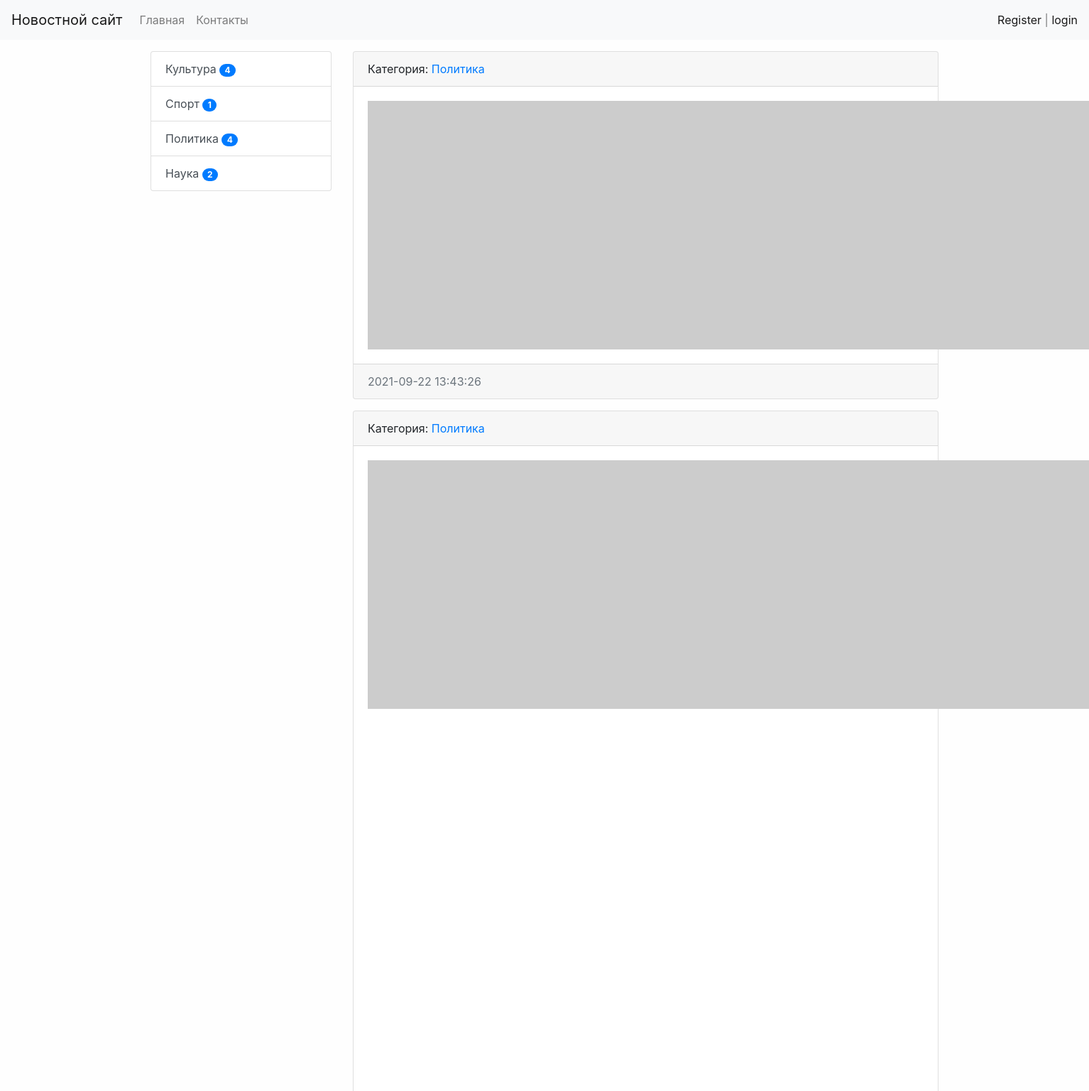
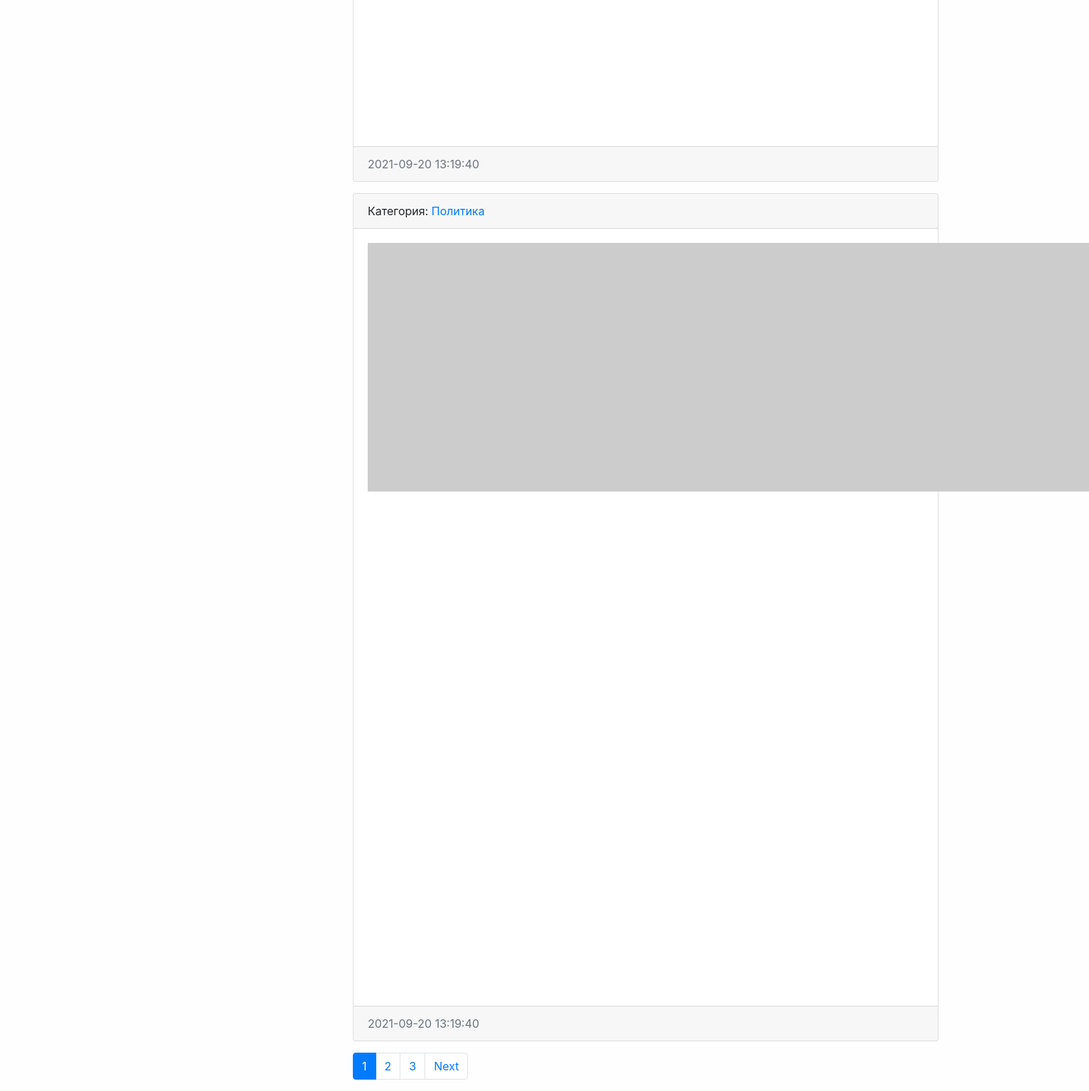
The page / on the database its author committed (2 pictures, top to bottom).
### news/models.py (models this page shows, shortened)
class Category(models.Model):
    title = models.CharField(max_length=150, db_index=True, verbose_name='Наименование категории')
    def get_absolute_url(self):
        return reverse('category', kwargs={'category_id': self.pk})
    def __str__(self):
        return self.title
    class Meta:
        verbose_name = 'Категория'
        verbose_name_plural = 'Категории'
        ordering = ['title']

class News(models.Model):
    title = models.CharField(max_length=150, verbose_name='Наименование')
    content = models.TextField(blank=True, verbose_name='Контент')
    created_at = models.DateTimeField(auto_now_add=True, verbose_name='дата публикации')
    updated_at = models.DateTimeField(auto_now=True, verbose_name='обновлено')
    photo = models.ImageField(upload_to='photos/%Y/%m/%d/', verbose_name='фото', blank=True)
    is_published = models.BooleanField(default=True, verbose_name='опубликовано')
    category = models.ForeignKey('Category', on_delete=models.PROTECT,  verbose_name='Наименование категории')
    views = models.IntegerField(default=0)
    def get_absolute_url(self):
        return reverse('view_news', kwargs={'pk': self.pk})
    class Meta:
        verbose_name = 'Новость'
        verbose_name_plural = 'Новости'
        ordering = ['-created_at']

### news/views.py (the view)
# urls.py: path('', HomeNews.as_view(), name='home'),
class HomeNews(MyMixin, ListView):
    model = News
    template_name = 'news/home_news_list.html'
    context_object_name = 'news'
    mixin_prop = 'Hello world'
    paginate_by = 3
    def get_context_data(self, *, object_list=None, **kwargs):
        context = super().get_context_data(**kwargs)
        context['title'] = self.get_upper('Главная страница')
        context['mixin_prop'] = self.get_prop()
        return context
    def get_queryset(self):
        return News.objects.filter(is_published=True).select_related('category')

### news/templatetags/news_tags.py (called while the page is built)
@register.inclusion_tag('news/list_categories.html')
def show_categories(arg1='Hello', arg2='world'):
    categories = Category.objects.annotate(cnt=Count('news', filter=F('news__is_published'))).filter(cnt__gt=0)
    return {'categories': categories, 'arg1': arg1, 'arg2': arg2}

### news/utils.py (called while the page is built)
    def get_prop(self):
        return self.mixin_prop.upper()

    def get_upper(self, s):
        return s.upper()

### news/templates/news/home_news_list.html (shortened to what this page needs)
{% extends 'base.html' %}
{% block sidebar %}
{% include 'inc/_sidebar.html' %}
{% endblock %}
{% block content %}
{% for item in news %}
<div class="card mb-3">
    <div class="card-header">
        Категория: <a href="{{item.category.get_absolute_url}}">{{item.category}}</a>
    </div>
    <div class="card-body">
        <div class="media">
            {% if item.photo %}
            <img src="{{ item.photo.url }}" alt="" width="350" class="mr-3">
            {% else %}
            <img src="https://picsum.photos/id/1060/350/309/?blur=2" alt="" class="mr-3">
            {% endif %}
        </div>
    </div>
    <div class="card-footer text-muted">
        {{item.created_at|date:"Y-m-d H:i:s"}}
    </div>
</div>
{% endfor %}
{% endblock %}

### templates/base.html (shortened to what this page needs)
{% load static %}
<!doctype html>
<html lang="en">
<head>
    <link rel="stylesheet" href="{% static 'bootstrap/css/bootstrap.min.css' %}">
    <link rel="stylesheet" href="{% static 'css/style.css' %}">
</head>
<body>
{% include 'inc/_nav.html' %}
<div class="container mt-3">
    <div class="row">
        <div class="col-md-3">
            {% block sidebar %}SIDEBAR{% endblock %}
        </div>
        <div class="col-md-9">
            {% block content %}CONTENT{% endblock %}
            {% if page_obj.has_other_pages %}
            <nav aria-label="...">
                <ul class="pagination">
                    {% for p in page_obj.paginator.page_range %}
                    {% if page_obj.number == p %}
                    <li class="page-item active" aria-current="page">
                        <a class="page-link" href="?page={{ p }}">{{p}}<span class="sr-only">(current)</span></a>
                    </li>
                    {% elif p > page_obj.number|add:-3 and p < page_obj.number|add:3 %}
                    <li class="page-item">
                        <a class="page-link" href="?page={{ p }}">{{p}}</a>
                    </li>
                    {% endif %}
                    {% endfor %}
                    {% if page_obj.has_next%}
                    <li class="page-item">
                        <a class="page-link" href="?page={{ page_obj.next_page_number }}">Next</a>
                    </li>
                    {% endif %}
                </ul>
            </nav>
            {% endif %}
        </div>
    </div>
</div>
</body>
</html>

### templates/inc/_nav.html (shortened to what this page needs)
<nav class="navbar navbar-expand-lg navbar-light bg-light">
    <a class="navbar-brand" href="{% url 'home' %}">Новостной сайт</a>
    <div class="collapse navbar-collapse" id="navbarSupportedContent">
        <ul class="navbar-nav mr-auto">
            <li class="nav-item"><a class="nav-link" href="{% url 'home' %}">Главная</a></li>
            <li class="nav-item"><a class="nav-link" href="{% url 'contact' %}">Контакты</a></li>
        </ul>
        <span class="navbar-text">
            {% if request.user.is_authenticated %}
            Добро пожаловать, {{user.username}} | <a href="{% url 'logout' %}">Выход</a>
            {% else %}
                  <a href="{% url 'register' %}">Register</a> | <a href="{% url 'login' %}">login</a>
            {% endif %}
        </span>
    </div>
</nav>

### templates/inc/_sidebar.html (shortened to what this page needs)
{% load news_tags %}
{% show_categories %}

### news/templates/news/list_categories.html
<div class="list-group">
    {% for item in categories %}
    <a href="{{ item.get_absolute_url }}" class="list-group-item list-group-item-action">{{ item.title }} <span
            class="badge badge-primary badge-pill">{{item.cnt}}</span></a>
    {% endfor %}
</div>

### mysite/static/css/style.css (style rules this page uses)
body { background-color: #fefefe; }

### rows shown on the page
Category: title "Культура", cnt "4"
Category: title "Спорт", cnt "1"
Category: title "Политика", cnt "4"
Category: title "Наука", cnt "2"
News: category "Политика", created_at "2021-09-22 13:43:26"
News: category "Политика", created_at "2021-09-20 13:19:40"
News: category "Политика", created_at "2021-09-20 13:19:40"

### other values the page prints
{{ p }} "1"
{{ p }} "2" "3"
